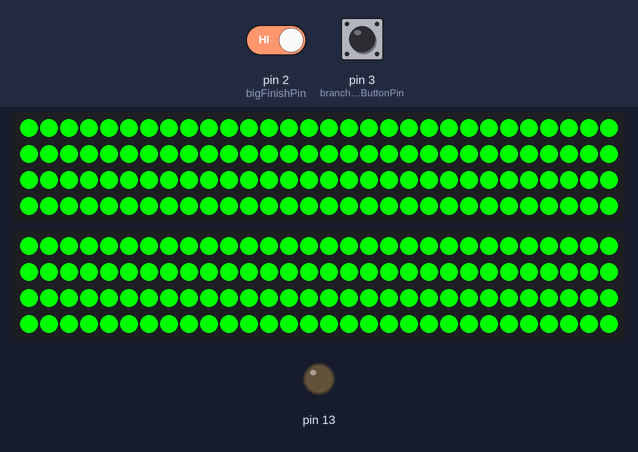
Recording of a sketch running on a simulated Arduino Uno, built with avr-gcc and run on an emulated ATmega328P. On the bench: 2 × 120 RGB LEDs in strip order, left to right, continuing on the next row, output pins drawn as LEDs (lit = HIGH). The inputs (shaded band) are chosen by the test bench; at power-on: pin 3 (branchOneButtonPin) LOW, pin 2 (bigFinishPin) LOW. What the sketch prints to the serial monitor is not drawn.

1.3 s: pin 3 (branchOneButtonPin) pulled HIGH for 0.15 s
2.0 s: pin 2 (bigFinishPin) driven HIGH
Above: at 7.0 s.
Timing chart, 0 to 8.5 s (numbered marks = the images above; inputs shaded):
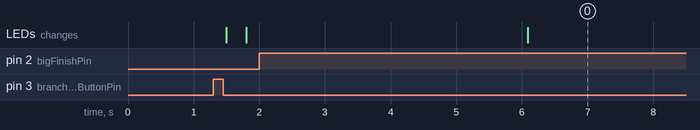

The sketch:

tree.ino
```cpp
#include <Adafruit_NeoPixel.h>
#include <math.h>

const int timeLit = 25;
const int threshold = 1;
const int increment = 0;

const int branchOnePin = 11;
const int branchOneButtonPin = 3;
bool branchOneActivated = false;
const int branchOneNum = 120;
int branchOneI = 0;

const int branchTwoPin = 10;
const int branchTwoNum = 120;

const int bigFinishPin = 2;
bool bigFinish = false;
int bigFinishI = 0;

Adafruit_NeoPixel branchOne = Adafruit_NeoPixel(branchOneNum, branchOnePin, NEO_GRB + NEO_KHZ800);
Adafruit_NeoPixel branchTwo = Adafruit_NeoPixel(branchTwoNum, branchTwoPin, NEO_GRB + NEO_KHZ800);

int fadePulse(int index, int time, int maxtime, int startcolor, int endcolor, int threshold) {
  if(time < threshold*index) {
    time = 0;
  }
  else if(time < threshold*index + maxtime) {
    time = time - threshold*index;
  }
  else {
    time = maxtime;
  }

  if(time < maxtime/2) {
    return map(time, 0, maxtime, startcolor, endcolor);
  }
  else {
    return map(time, floor(maxtime/2), maxtime, endcolor, startcolor);
  }
}

int updatePulse(Adafruit_NeoPixel *strip, int time, int length, int timeLit, int threshold) {
  if(time < threshold*length + timeLit) {
    for(int i=0; i<length; i++) {
      // start color should be either #000000 or #603311
      strip->setPixelColor(i, strip->Color(0, fadePulse(i, time, timeLit, 0, 255, threshold), 0));
    }
    strip->show();
    return 1;
  }
  return 0;
}

int fadeFill(int index, int time, int maxtime, int startcolor, int endcolor, int threshold) {
  if(time < threshold*index) {
    time = 0;
  }
  else if(time < threshold*index + maxtime) {
    time = time - threshold*index;
  }
  else {
    time = maxtime;
  }

  return map(time, 0, maxtime, startcolor, endcolor);
}

int updateFill(Adafruit_NeoPixel *strip, int time, int length, int timeLit, int threshold) {
  if(time < threshold*length + timeLit) {
    for(int i=0; i<length; i++) {
      // start color should be either #000000 or #603311
      strip->setPixelColor(i, strip->Color(0, fadeFill(i, time, timeLit, 0, 255, threshold), 0));
    }
    strip->show();
    return 1;
  }
  strip->show();
  return 0;
}

void blackOut(Adafruit_NeoPixel *strip, int length) {
  for(int i=0; i<length; i++) {
    strip->setPixelColor(i, strip->Color(0, 0, 0));
  }
  strip->show();
}

void setup() {
  pinMode(branchOneButtonPin, INPUT);
  pinMode(bigFinishPin, INPUT);
  pinMode(13, OUTPUT);

  branchOne.begin();
  branchOne.show();

  branchTwo.begin();
  branchTwo.show();

  Serial.begin(9600);
}

void loop() {

  // check buttons
  if(digitalRead(branchOneButtonPin)) {
    branchOneActivated = true;
    branchOneI = 0;
    Serial.println("1");
  }
  if(digitalRead(bigFinishPin)) {
    bigFinish = true;
    bigFinishI = 0;
    Serial.println("2");
  }

  // run pulses
  if(branchOneActivated /*&& !bigFinish*/) {
    updatePulse(&branchTwo, branchOneI, branchTwoNum, timeLit, threshold);
    if(!updatePulse(&branchOne, branchOneI, branchOneNum, timeLit, threshold)) {
      blackOut(&branchOne, branchOneNum);
      blackOut(&branchTwo, branchTwoNum);
      branchOneActivated = false;
    }
  }

  // run the big finish
  if(bigFinish) {
    // updateFill all of the branches
    while(1) {
      updateFill(&branchTwo, bigFinishI, branchTwoNum, timeLit, threshold);
      updateFill(&branchOne, bigFinishI, branchOneNum, timeLit, threshold);
      bigFinishI++;
    }
    Serial.println("ended");
  }

  if(!bigFinish) {
    delay(increment);
  }
  branchOneI++;
}
```

Measured:
- after the input at 2.0 s, the LEDs: change after 4.1 s (image 0)
